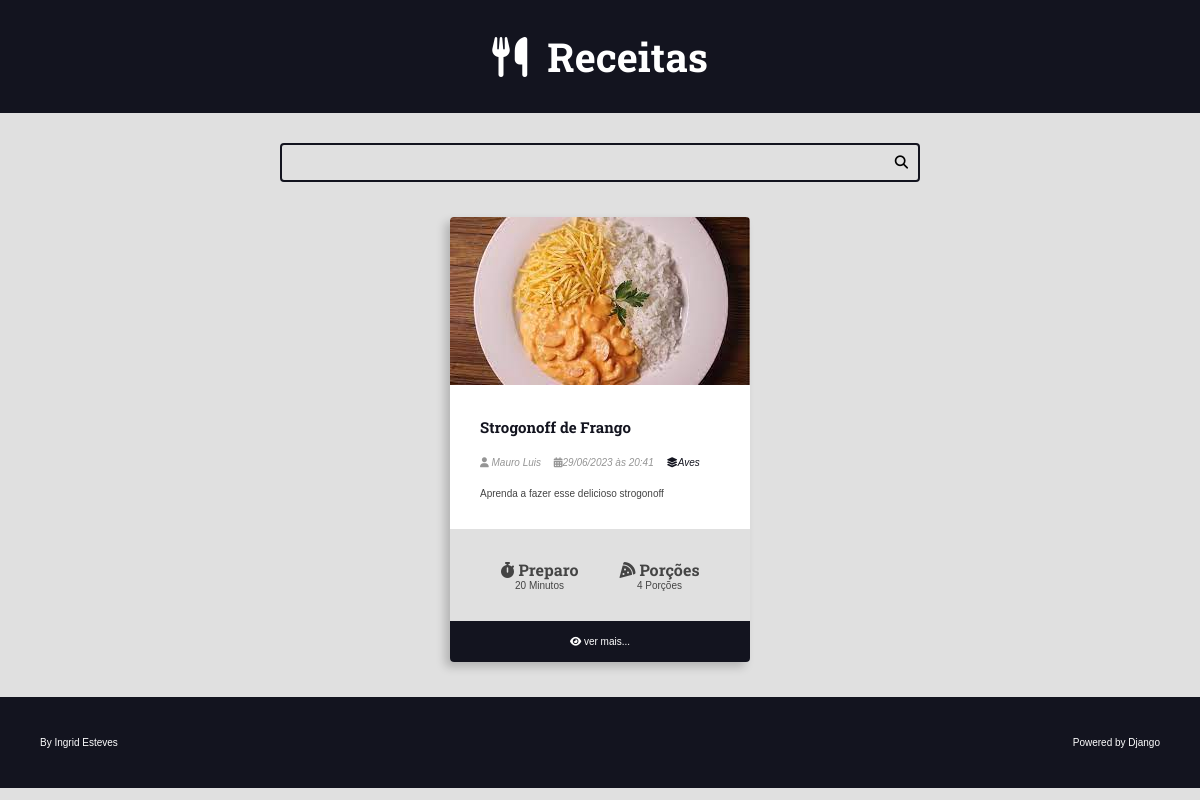
/recipes/category/5/, run on the app's committed database.
### recipes/models.py (models this page shows, shortened)
class Recipe(models.Model):
    title = models.CharField(max_length=65)
    description = models.CharField(max_length=165)
    slug = models.SlugField()
    preparation_time = models.IntegerField()
    preparation_time_unit = models.CharField(max_length=65)
    servings = models.IntegerField()
    servings_unit = models.CharField(max_length=65)
    preparation_steps = models.TextField()
    preparation_steps_is_html = models.BooleanField(default=False)
    created_at = models.DateTimeField(auto_now_add=True)
    updated_at = models.DateTimeField(auto_now=True)
    is_published = models.BooleanField(default=False)
    cover = models.ImageField(upload_to='recipes/covers/%Y/%m/%d/', blank=True, default='')
    category = models.ForeignKey(
        Category, on_delete=models.SET_NULL, null=True, blank=True, default=None,
    )
    author = models.ForeignKey(
        User, on_delete=models.SET_NULL, null=True
    )

class Category(models.Model):
    name = models.CharField(max_length=65)

### recipes/views.py (the view)
# urls.py: path('recipes/category/<int:category_id>/', views.category, name="category"),
def category(request, category_id):
    recipes = get_list_or_404(Recipe.objects.filter(category__id=category_id, is_published=True).order_by('-id'))
    return render(request, 'recipes/pages/category.html', context={
        'recipes': recipes,
        'title': f'{recipes[0].category.name} - Categoria | '
    })

### recipes/templates/recipes/pages/category.html (shortened to what this page needs)
{% extends 'global/base.html' %}
{% block content %}
<div class="main-content main-containt-list container flex flex-wrap">
    {% for recipe in recipes %}
        {% include 'recipes/partials/recipe.html' %}
    {% endfor %}
</div>
{% endblock content %}

### recipes/templates/recipes/partials/recipe.html (shortened to what this page needs)
<div class="recipe recipe-list-item">
    {% if recipe.cover %}
        <div class="recipe-cover">
            <a href="{% url 'recipes:recipe' recipe.id %}">
                <img src="{{ recipe.cover.url }}" alt="Imagem Temporária">
            </a>
        </div>
    {% endif %}
    <div class="recipe-title-container">
        <h2 class="recipe-title">
            <a href="{% url 'recipes:recipe' recipe.id %}">
                {{ recipe.title }}
            </a>
        </h2>
    </div>
    <div class="recipe-author">
        {% if recipe.author is not None %}
            <span class="recipe-author-item">
                <i class="fas fa-user"></i>
                {% if recipe.author.first_name %}
                    {{ recipe.author.first_name }} {{ recipe.author.last_name }}
                {% else %}
                    {{ recipe.author.username }}
                {% endif %}
            </span>
        {% endif %}
        <span class="recipe-author-item">
            <i class="fas fa-calendar-alt"></i>{{ recipe.created_at|date:"d/m/Y" }} às {{ recipe.created_at|date:"H:i" }}
        </span>
        {% if recipe.category is not None %}
            <span class="recipe-author-item">
                <a href="{% url 'recipes:category' recipe.category.id %}"><i class="fas fa-layer-group"></i><span>{{ recipe.category.name }}</span></a>
            </span>
        {% endif %}
    </div>
    <div class="recipe-content">
        <p>{{ recipe.description }}</p>
    </div>
    <div class="recipe-meta-container">
        <div class="recipe-meta recipe-preparation">
            <h3 class="recipe-meta-title"><i class="fas fa-stopwatch"></i> Preparo</h3>
            <div class="recipe-meta-text">
                {{ recipe.preparation_time }} {{ recipe.preparation_time_unit }}
            </div>
        </div>
        <div class="recipe-meta recipe-servings">
            <h3 class="recipe-meta-title"><i class="fas fa-pizza-slice"></i> Porções</h3>
            <div class="recipe-meta-text">
                {{ recipe.servings }} {{ recipe.servings_unit }}
            </div>
        </div>
    </div>
    {% if is_detail_page is not True %}
        <footer class="recipe-footer">
            <a class="recipe-read-more button button-dark button-full-width" href="{% url 'recipes:recipe' recipe.id %}">
                <i class="fas fa-eye"></i>
                <span>ver mais...</span>
            </a>
        </footer>
    {% endif %}
</div>

### recipes/static/recipes/css/styles.css (style rules this page uses)
:root { --color-primary: #269fe6; --color-primary-hover: #2086c2; --color-primary-dark: #13141f; --color-primary-dark-hover: #212336; --color-primary-light: #d4ecfa; --color-primary-light-hover: #bdd8e7; --color-white: #fff; --color-black: #000; --color-dark-text: #444; --color-info-light: #cce5ff; --color-debug-light: #cce5ff; --color-success-light: #d4edda; --color-alert-light: #fff3cd; --color-warning-light: #fff3cd; --color-error-light: #f8d7da; --color-info-dark: #4d86c4; --color-debug-dark: #4d86c4; --color-success-dark: #4a9c5d; --color-alert-dark: #927f40; --color-warning-dark: #927f40; --color-error-dark: #da525d; --color-gray-0: #f9f9f9; --color-gray-1: #e0e0e0; --color-gray-2: #c7c7c7; --color-gray-3: #aeaeae; --color-gray-4: #959595; --color-gray-5: #7d7d7d; --color-gray-6: #646464; --color-gray-7: #4b4b4b; --color-gray-8: #323232; --color-gray-9: #191919; --font-primary: sans-serif; --font-headings: 'Roboto Slab', serif; --spacing-gutter-medium: 3rem; --spacing-gutter-large: 4rem; }
* { padding: 0; margin: 0; box-sizing: border-box; }
html { font-size: 62.5%; }
body { font-size: 1.6 rem; font-family: var(--font-primary); background: var(--color-gray-1); color: var(--color-dark-text); }
h1, h2, h3, h4, h5, h6 { font-family: var(--font-headings); }
.container { max-width: 144rem; margin: 0 auto; padding: var(--spacing-gutter-medium); justify-content: center; }
.main-content { padding-top: 0; }
.flex { display: flex; }
.flex-wrap { flex-wrap: wrap; }
.recipe { background: var(--color-white); box-shadow: -5px 5px 10px rgba(0, 0, 0, .2); transform: scale(1); transition: all 300ms ease-in-out; border-radius: .4rem; overflow: hidden; }
.recipe img { max-width: 100%; }
.recipe-list-item { max-width: 40rem; margin: 5px; height: fit-content; }
.recipe-title-container { padding: var(--spacing-gutter-medium); padding-bottom: 2rem; }
.recipe-title-container a { text-decoration: none; color: var(--color-primary-dark); }
.recipe-author { padding: 0 var(--spacing-gutter-medium); color: var(--color-gray-4); }
.recipe-author-item { color: var(--color-gray-4); margin-right: 1rem; font-style: italic; font-size: 1rem; }
.recipe-author a { color: var(--color-primary-dark); transition: all 300ms ease-in-out; text-decoration: none; }
.recipe-content { padding: var(--spacing-gutter-medium); padding-top: 2rem; }
.recipe-meta-container { display: flex; flex-flow: row wrap; padding: var(--spacing-gutter-medium); background: var(--color-gray-1); }
.recipe-meta { display: flex; flex-flow: column nowrap; flex-shrink: 1; flex-grow: 1; text-align: center; }
.recipe-meta-title { font-size: 1.6rem; }
.recipe-footer a { background: var(--color-primary-dark); display: block; color: var(--color-white); text-decoration: none; text-align: center; padding: 1.5rem var(--spacing-gutter-medium); transition: all 300ms ease-in-out; }

### data on the page
Recipe: cover (picture), title "Strogonoff de Frango", author.first_name "Mauro", author.last_name "Luis", created_at "29/06/2023", created_at "20:41", category.name "Aves", description "Aprenda a fazer esse delicioso strogonoff", preparation_time "20", preparation_time_unit "Minutos", servings "4", servings_unit "Porções"
